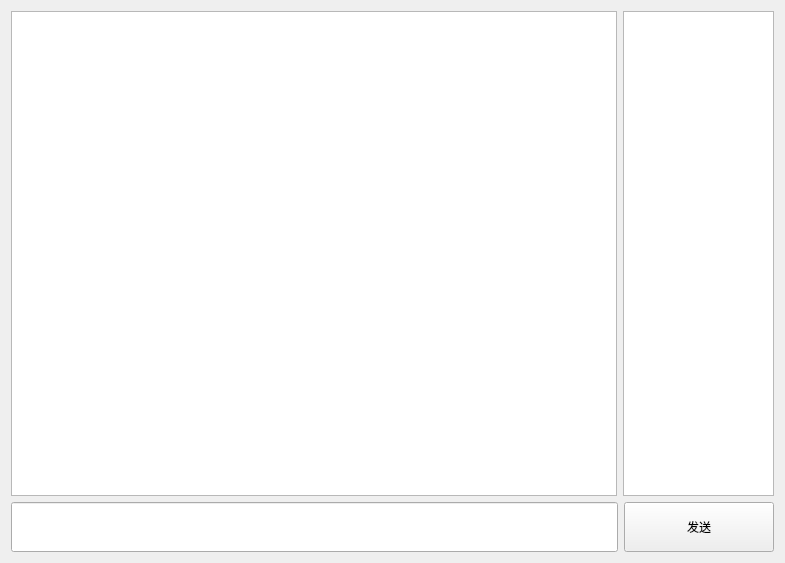
<?xml version="1.0" encoding="UTF-8"?>
<ui version="4.0">
 <class>ChatGroup</class>
 <widget class="QWidget" name="ChatGroup">
  <property name="geometry">
   <rect>
    <x>0</x>
    <y>0</y>
    <width>785</width>
    <height>563</height>
   </rect>
  </property>
  <property name="windowTitle">
   <string>Form</string>
  </property>
  <layout class="QVBoxLayout" name="verticalLayout">
   <item>
    <layout class="QHBoxLayout" name="horizontalLayout_2" stretch="4,1">
     <item>
      <widget class="QTextEdit" name="group_chat_textEdit"/>
     </item>
     <item>
      <widget class="QListWidget" name="group_chat_listWidget"/>
     </item>
    </layout>
   </item>
   <item>
    <layout class="QHBoxLayout" name="horizontalLayout">
     <item>
      <widget class="QLineEdit" name="group_chat_lineEdit">
       <property name="minimumSize">
        <size>
         <width>520</width>
         <height>50</height>
        </size>
       </property>
      </widget>
     </item>
     <item>
      <widget class="QPushButton" name="send_infoButton">
       <property name="minimumSize">
        <size>
         <width>150</width>
         <height>50</height>
        </size>
       </property>
       <property name="text">
        <string>发送</string>
       </property>
      </widget>
     </item>
    </layout>
   </item>
  </layout>
 </widget>
 <resources/>
 <connections/>
</ui>
